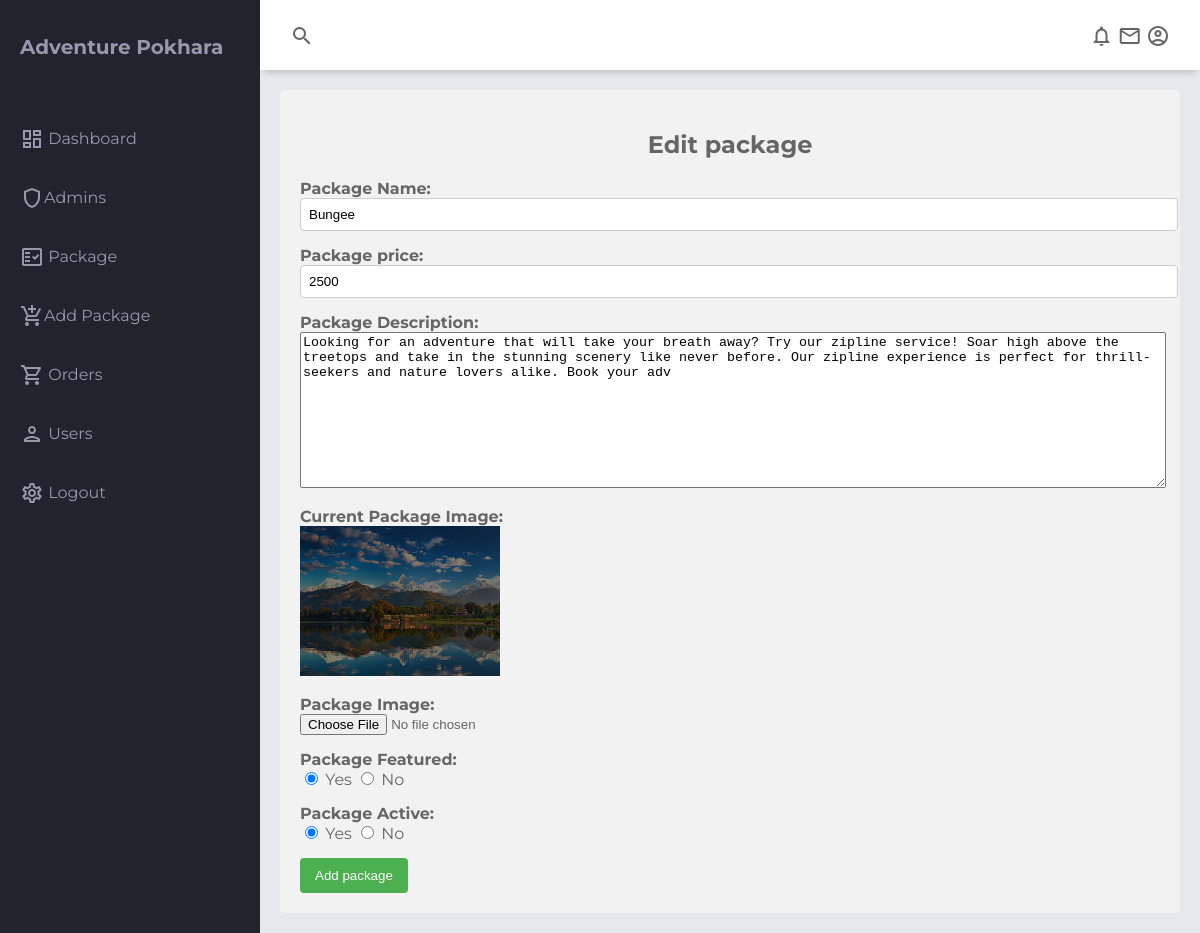
Page /backend/edit-package.php?activity_id=7 (signed in) on the committed database.
### tables this page shows
CREATE TABLE `activities` (
  `activity_id` int(11) NOT NULL,
  `image` varchar(255) NOT NULL,
  `activity_name` varchar(100) NOT NULL,
  `activity_detail` varchar(255) DEFAULT NULL,
  `activity_top` varchar(10) DEFAULT NULL,
  `price` varchar(255) DEFAULT NULL,
  `activity_active` varchar(1000) DEFAULT NULL
);

### backend/edit-package.php (the view, shortened to what this page needs)
<?php include "nav.php" ?>
<main class="main-container">
<div class="container">
        <h2>Edit package</h2>
        <?php
           if(isset($_GET['activity_id'])){
            $activity_id = $_GET['activity_id'];
            $sql = "SELECT * FROM activities WHERE activity_id=$activity_id";
            $res = mysqli_query($conn, $sql);
            $count = mysqli_num_rows($res);
            if($count==1){
                $rows = mysqli_fetch_assoc($res);                $activity_name = $rows['activity_name'];
                $current_image = $rows['image'];
                $activity_detail = $rows['activity_detail'];
                $price= $rows['price'];
                $featured = $rows['activity_top'];
                $active = $rows['activity_active'];
            }
            else{
                $_SESSION['no-category-found']="Package not found.";
                header('locaiton:'.siteurl.'backend/package.php');
            }
           }
           else{
            header('location:'.siteurl.'backend/package.php');
           }
        ?>
        <form method="post" action="" enctype="multipart/form-data">
            <div class="form-group">
                <label for="package_name">Package Name:
                <input type="text" name="package_name" id="package_name" value="<?php echo $activity_name?>" >
            </div>
            <div class="form-group">
                <label for="package_price">Package price:
                <input type="number" name="package_price" id="package_price" value="<?php echo $price?>" >
            </div>
            <div class="form-group">
                <label for="package_description">Package Description:</label>
                <textarea name="package_description" id="package_description" cols="200" rows="10" ><?php echo $activity_detail?></textarea>
            </div>
            <div class="form-group">
                <label for="package_image">Current Package Image:</label>
                    <?php
                     if($current_image !=""){
                        ?>
                        <img src="<?php echo siteurl;?>image/category/<?php echo $current_image;?>" width="200px" height="150px" alt="">
                        <?php
                     }
                    ?>
            </div>
            <div class="form-group">
                <label for="package_image">Package Image:</label>
                <input type="file" name="package_image" id="package_image" >
            </div>
            <div class="form-group">
                <label for="package_feature">Package Featured:</label>
                <input <?php if($featured=="Yes"){echo "checked";} ?> type="radio" name="featured" value="Yes"> Yes
<input <?php if($featured=="No"){echo "checked";} ?> type="radio" name="featured" value="No"> No
            </div>
            <div class="form-group">
                <label for="package_active">Package Active:</label>
                <input <?php if($active=="Yes"){echo"checked";} ?> type="radio" name="active" value="Yes"> Yes
                <input type="radio" name="active" value="No"> No
            </div>
            <input <?php if($active=="No"){echo"checked";} ?> type="submit" name="submit" value="Add package">
        </form>
    </div>
</main>
<?php include "footer.php" ?>

### backend/nav.php (shortened to what this page needs)
<!DOCTYPE html>
<html lang="en">
  <head>
    <link rel="stylesheet" href="../style/admin.css">
    <link rel="stylesheet" href="../style/table.css">
    <link rel="stylesheet" href="../style/add.css">
  </head>
  <body>
    <div class="grid-container">
      <header class="header">
        <div class="header-left">
          <span class="material-icons-outlined">search</span>
        </div>
        <div class="header-right">
          <span class="material-icons-outlined">notifications</span>
          <span class="material-icons-outlined">email</span>
          <span class="material-icons-outlined">account_circle</span>
        </div>
      </header>
      <aside id="sidebar">
        <div class="sidebar-title">
          <div class="sidebar-brand">
            <span class="material-icons-outlined"></span>Adventure Pokhara
          </div>
        </div>
        <ul class="sidebar-list">
          <li class="sidebar-list-item">
            <a href="index-admin.php">
              <span class="material-icons-outlined">dashboard</span> Dashboard
            </a>
          </li>
          <li class="sidebar-list-item">
            <a href="admins.php">
            <span class="material-icons-outlined">shield</span>Admins
            </a>
          </li>
          <li class="sidebar-list-item">
            <a href="package.php">
              <span class="material-icons-outlined">fact_check</span> Package
            </a>
          </li>
          <li class="sidebar-list-item">
            <a href="add-package.php">
              <span class="material-icons-outlined">add_shopping_cart</span>Add Package
            </a>
          </li>
          <li class="sidebar-list-item">
            <a href="#" target="_blank">
              <span class="material-icons-outlined">shopping_cart</span> Orders
            </a>
          </li>
          <li class="sidebar-list-item">
            <a href="users.php">
              <span class="material-icons-outlined">person</span> Users
            </a>
          </li>
          <li class="sidebar-list-item">
            <a href="logout.php">
              <span class="material-icons-outlined">settings</span> Logout
            </a>
          </li>
        </ul>
      </aside>

### backend/footer.php (shortened to what this page needs)
  </body>
</html>

### style/admin.css (style rules this page uses)
body { margin: 0; padding: 0; box-sizing: border-box; background-color: #e6e8ed; color: #666666; font-family: "Montserrat", sans-serif; }
.material-icons-outlined { vertical-align: middle; line-height: 1px; }
.grid-container { display: grid; grid-template-columns: 260px 1fr 1fr 1fr; grid-template-rows: 0.2fr 3fr; grid-template-areas: "sidebar header header header" "sidebar main main main"; height: 100vh; }
.header { grid-area: header; height: 70px; background-color: #ffffff; display: flex; align-items: center; justify-content: space-between; padding: 0 30px 0 30px; box-shadow: 0 6px 7px -4px rgba(0, 0, 0, 0.2); }
#sidebar { grid-area: sidebar; height: 100%; background-color: #21232d; color: #9799ab; overflow-y: auto; transition: all 0.5s; -webkit-transition: all 0.5s; }
.sidebar-title { display: flex; justify-content: space-between; align-items: center; padding: 20px 20px 20px 20px; margin-bottom: 30px; }
.sidebar-brand { margin-top: 15px; font-size: 20px; font-weight: 700; }
.sidebar-list { padding: 0; margin-top: 15px; list-style-type: none; }
.sidebar-list-item { padding: 20px 20px 20px 20px; }
.sidebar-list-item > a { text-decoration: none; color: #9799ab; }
.main-container { grid-area: main; overflow-y: auto; padding: 20px 20px; }

### style/add.css (style rules this page uses)
.container { max-width: 100%; margin: 0 auto; padding: 20px; background-color: #f2f2f2; border-radius: 5px; }
h2 { text-align: center; margin-bottom: 20px; }
.form-group { margin-bottom: 15px; }
label { display: block; font-weight: bold; }
textarea { max-width: 100%; }
input[type="text"] { width: 100%; padding: 8px; border-radius: 4px; border: 1px solid #ccc; }
input[type="number"] { width: 100%; padding: 8px; border-radius: 4px; border: 1px solid #ccc; }
input[type="submit"] { background-color: #4CAF50; color: #fff; padding: 10px 15px; border: none; border-radius: 4px; cursor: pointer; }

### rows in the picture
activities: package_name "Bungee", package_price "2500", package_description "Looking for an adventure that will take your breath away? Try our zipline service! Soar high above the treetops and take in the stunning scenery like never before. Our zipline experience is perfect for thrill-seekers and nature lovers alike. Book your adv", image (picture), activity_top "☑", activity_active "☑", submit "Add package"
